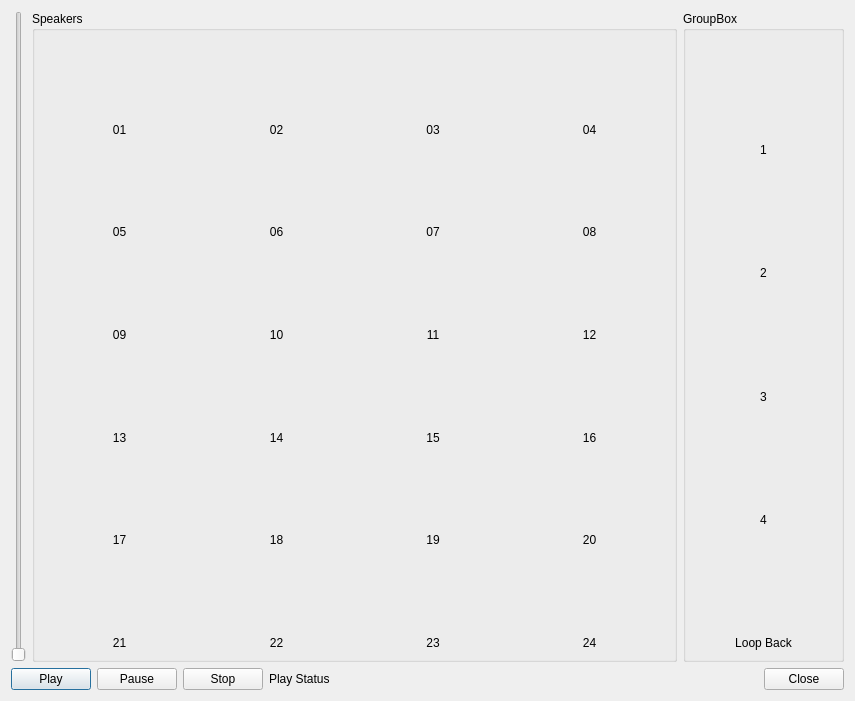
<ui version="4.0" >
 <class>Dialog</class>
 <widget class="QDialog" name="Dialog" >
  <property name="geometry" >
   <rect>
    <x>0</x>
    <y>0</y>
    <width>855</width>
    <height>701</height>
   </rect>
  </property>
  <property name="windowTitle" >
   <string>Dialog</string>
  </property>
  <layout class="QVBoxLayout" name="verticalLayout_32" >
   <item>
    <layout class="QHBoxLayout" name="horizontalLayout_8" >
     <item>
      <widget class="QSlider" name="InControl__AudioAmplifier__Gain" >
       <property name="orientation" >
        <enum>Qt::Vertical</enum>
       </property>
      </widget>
     </item>
     <item>
      <widget class="QGroupBox" name="groupBox" >
       <property name="sizePolicy" >
        <sizepolicy vsizetype="Preferred" hsizetype="Preferred" >
         <horstretch>4</horstretch>
         <verstretch>0</verstretch>
        </sizepolicy>
       </property>
       <property name="title" >
        <string>Speakers</string>
       </property>
       <layout class="QVBoxLayout" name="verticalLayout_25" >
        <item>
         <layout class="QHBoxLayout" name="horizontalLayout" >
          <item>
           <layout class="QVBoxLayout" name="verticalLayout" >
            <item>
             <widget class="Oscilloscope" native="1" name="OutPort__AudioAmplifier__Audio___Output" >
              <property name="sizePolicy" >
               <sizepolicy vsizetype="MinimumExpanding" hsizetype="MinimumExpanding" >
                <horstretch>0</horstretch>
                <verstretch>0</verstretch>
               </sizepolicy>
              </property>
             </widget>
            </item>
            <item>
             <widget class="QLabel" name="label" >
              <property name="text" >
               <string>01</string>
              </property>
              <property name="alignment" >
               <set>Qt::AlignCenter</set>
              </property>
             </widget>
            </item>
           </layout>
          </item>
          <item>
           <layout class="QVBoxLayout" name="verticalLayout_2" >
            <item>
             <widget class="Oscilloscope" native="1" name="OutPort__AudioAmplifier__Audio___Output___1" >
              <property name="sizePolicy" >
               <sizepolicy vsizetype="MinimumExpanding" hsizetype="MinimumExpanding" >
                <horstretch>0</horstretch>
                <verstretch>0</verstretch>
               </sizepolicy>
              </property>
             </widget>
            </item>
            <item>
             <widget class="QLabel" name="label_2" >
              <property name="text" >
               <string>02</string>
              </property>
              <property name="alignment" >
               <set>Qt::AlignCenter</set>
              </property>
             </widget>
            </item>
           </layout>
          </item>
          <item>
           <layout class="QVBoxLayout" name="verticalLayout_3" >
            <item>
             <widget class="Oscilloscope" native="1" name="OutPort__AudioAmplifier__Audio___Output___2" >
              <property name="sizePolicy" >
               <sizepolicy vsizetype="MinimumExpanding" hsizetype="MinimumExpanding" >
                <horstretch>0</horstretch>
                <verstretch>0</verstretch>
               </sizepolicy>
              </property>
             </widget>
            </item>
            <item>
             <widget class="QLabel" name="label_3" >
              <property name="text" >
               <string>03</string>
              </property>
              <property name="alignment" >
               <set>Qt::AlignCenter</set>
              </property>
             </widget>
            </item>
           </layout>
          </item>
          <item>
           <layout class="QVBoxLayout" name="verticalLayout_4" >
            <item>
             <widget class="Oscilloscope" native="1" name="OutPort__AudioAmplifier__Audio___Output___3" >
              <property name="sizePolicy" >
               <sizepolicy vsizetype="MinimumExpanding" hsizetype="MinimumExpanding" >
                <horstretch>0</horstretch>
                <verstretch>0</verstretch>
               </sizepolicy>
              </property>
             </widget>
            </item>
            <item>
             <widget class="QLabel" name="label_4" >
              <property name="text" >
               <string>04</string>
              </property>
              <property name="alignment" >
               <set>Qt::AlignCenter</set>
              </property>
             </widget>
            </item>
           </layout>
          </item>
         </layout>
        </item>
        <item>
         <layout class="QHBoxLayout" name="horizontalLayout_2" >
          <item>
           <layout class="QVBoxLayout" name="verticalLayout_5" >
            <item>
             <widget class="Oscilloscope" native="1" name="OutPort__AudioAmplifier__Audio___Output___4" >
              <property name="sizePolicy" >
               <sizepolicy vsizetype="MinimumExpanding" hsizetype="MinimumExpanding" >
                <horstretch>0</horstretch>
                <verstretch>0</verstretch>
               </sizepolicy>
              </property>
             </widget>
            </item>
            <item>
             <widget class="QLabel" name="label_5" >
              <property name="text" >
               <string>05</string>
              </property>
              <property name="alignment" >
               <set>Qt::AlignCenter</set>
              </property>
             </widget>
            </item>
           </layout>
          </item>
          <item>
           <layout class="QVBoxLayout" name="verticalLayout_6" >
            <item>
             <widget class="Oscilloscope" native="1" name="OutPort__AudioAmplifier__Audio___Output___5" >
              <property name="sizePolicy" >
               <sizepolicy vsizetype="MinimumExpanding" hsizetype="MinimumExpanding" >
                <horstretch>0</horstretch>
                <verstretch>0</verstretch>
               </sizepolicy>
              </property>
             </widget>
            </item>
            <item>
             <widget class="QLabel" name="label_6" >
              <property name="text" >
               <string>06</string>
              </property>
              <property name="alignment" >
               <set>Qt::AlignCenter</set>
              </property>
             </widget>
            </item>
           </layout>
          </item>
          <item>
           <layout class="QVBoxLayout" name="verticalLayout_7" >
            <item>
             <widget class="Oscilloscope" native="1" name="OutPort__AudioAmplifier__Audio___Output___6" >
              <property name="sizePolicy" >
               <sizepolicy vsizetype="MinimumExpanding" hsizetype="MinimumExpanding" >
                <horstretch>0</horstretch>
                <verstretch>0</verstretch>
               </sizepolicy>
              </property>
             </widget>
            </item>
            <item>
             <widget class="QLabel" name="label_7" >
              <property name="text" >
               <string>07</string>
              </property>
              <property name="alignment" >
               <set>Qt::AlignCenter</set>
              </property>
             </widget>
            </item>
           </layout>
          </item>
          <item>
           <layout class="QVBoxLayout" name="verticalLayout_8" >
            <item>
             <widget class="Oscilloscope" native="1" name="OutPort__AudioAmplifier__Audio___Output___7" >
              <property name="sizePolicy" >
               <sizepolicy vsizetype="MinimumExpanding" hsizetype="MinimumExpanding" >
                <horstretch>0</horstretch>
                <verstretch>0</verstretch>
               </sizepolicy>
              </property>
             </widget>
            </item>
            <item>
             <widget class="QLabel" name="label_8" >
              <property name="text" >
               <string>08</string>
              </property>
              <property name="alignment" >
               <set>Qt::AlignCenter</set>
              </property>
             </widget>
            </item>
           </layout>
          </item>
         </layout>
        </item>
        <item>
         <layout class="QHBoxLayout" name="horizontalLayout_3" >
          <item>
           <layout class="QVBoxLayout" name="verticalLayout_9" >
            <item>
             <widget class="Oscilloscope" native="1" name="OutPort__AudioAmplifier__Audio___Output___8" >
              <property name="sizePolicy" >
               <sizepolicy vsizetype="MinimumExpanding" hsizetype="MinimumExpanding" >
                <horstretch>0</horstretch>
                <verstretch>0</verstretch>
               </sizepolicy>
              </property>
             </widget>
            </item>
            <item>
             <widget class="QLabel" name="label_9" >
              <property name="text" >
               <string>09</string>
              </property>
              <property name="alignment" >
               <set>Qt::AlignCenter</set>
              </property>
             </widget>
            </item>
           </layout>
          </item>
          <item>
           <layout class="QVBoxLayout" name="verticalLayout_10" >
            <item>
             <widget class="Oscilloscope" native="1" name="OutPort__AudioAmplifier__Audio___Output___9" >
              <property name="sizePolicy" >
               <sizepolicy vsizetype="MinimumExpanding" hsizetype="MinimumExpanding" >
                <horstretch>0</horstretch>
                <verstretch>0</verstretch>
               </sizepolicy>
              </property>
             </widget>
            </item>
            <item>
             <widget class="QLabel" name="label_10" >
              <property name="text" >
               <string>10</string>
              </property>
              <property name="alignment" >
               <set>Qt::AlignCenter</set>
              </property>
             </widget>
            </item>
           </layout>
          </item>
          <item>
           <layout class="QVBoxLayout" name="verticalLayout_11" >
            <item>
             <widget class="Oscilloscope" native="1" name="OutPort__AudioAmplifier__Audio___Output___10" >
              <property name="sizePolicy" >
               <sizepolicy vsizetype="MinimumExpanding" hsizetype="MinimumExpanding" >
                <horstretch>0</horstretch>
                <verstretch>0</verstretch>
               </sizepolicy>
              </property>
             </widget>
            </item>
            <item>
             <widget class="QLabel" name="label_11" >
              <property name="text" >
               <string>11</string>
              </property>
              <property name="alignment" >
               <set>Qt::AlignCenter</set>
              </property>
             </widget>
            </item>
           </layout>
          </item>
          <item>
           <layout class="QVBoxLayout" name="verticalLayout_12" >
            <item>
             <widget class="Oscilloscope" native="1" name="OutPort__AudioAmplifier__Audio___Output___11" >
              <property name="sizePolicy" >
               <sizepolicy vsizetype="MinimumExpanding" hsizetype="MinimumExpanding" >
                <horstretch>0</horstretch>
                <verstretch>0</verstretch>
               </sizepolicy>
              </property>
             </widget>
            </item>
            <item>
             <widget class="QLabel" name="label_12" >
              <property name="text" >
               <string>12</string>
              </property>
              <property name="alignment" >
               <set>Qt::AlignCenter</set>
              </property>
             </widget>
            </item>
           </layout>
          </item>
         </layout>
        </item>
        <item>
         <layout class="QHBoxLayout" name="horizontalLayout_4" >
          <item>
           <layout class="QVBoxLayout" name="verticalLayout_13" >
            <item>
             <widget class="Oscilloscope" native="1" name="OutPort__AudioAmplifier__Audio___Output___12" >
              <property name="sizePolicy" >
               <sizepolicy vsizetype="MinimumExpanding" hsizetype="MinimumExpanding" >
                <horstretch>0</horstretch>
                <verstretch>0</verstretch>
               </sizepolicy>
              </property>
             </widget>
            </item>
            <item>
             <widget class="QLabel" name="label_13" >
              <property name="text" >
               <string>13</string>
              </property>
              <property name="alignment" >
               <set>Qt::AlignCenter</set>
              </property>
             </widget>
            </item>
           </layout>
          </item>
          <item>
           <layout class="QVBoxLayout" name="verticalLayout_14" >
            <item>
             <widget class="Oscilloscope" native="1" name="OutPort__AudioAmplifier__Audio___Output___13" >
              <property name="sizePolicy" >
               <sizepolicy vsizetype="MinimumExpanding" hsizetype="MinimumExpanding" >
                <horstretch>0</horstretch>
                <verstretch>0</verstretch>
               </sizepolicy>
              </property>
             </widget>
            </item>
            <item>
             <widget class="QLabel" name="label_14" >
              <property name="text" >
               <string>14</string>
              </property>
              <property name="alignment" >
               <set>Qt::AlignCenter</set>
              </property>
             </widget>
            </item>
           </layout>
          </item>
          <item>
           <layout class="QVBoxLayout" name="verticalLayout_15" >
            <item>
             <widget class="Oscilloscope" native="1" name="OutPort__AudioAmplifier__Audio___Output___14" >
              <property name="sizePolicy" >
               <sizepolicy vsizetype="MinimumExpanding" hsizetype="MinimumExpanding" >
                <horstretch>0</horstretch>
                <verstretch>0</verstretch>
               </sizepolicy>
              </property>
             </widget>
            </item>
            <item>
             <widget class="QLabel" name="label_15" >
              <property name="text" >
               <string>15</string>
              </property>
              <property name="alignment" >
               <set>Qt::AlignCenter</set>
              </property>
             </widget>
            </item>
           </layout>
          </item>
          <item>
           <layout class="QVBoxLayout" name="verticalLayout_16" >
            <item>
             <widget class="Oscilloscope" native="1" name="OutPort__AudioAmplifier__Audio___Output___15" >
              <property name="sizePolicy" >
               <sizepolicy vsizetype="MinimumExpanding" hsizetype="MinimumExpanding" >
                <horstretch>0</horstretch>
                <verstretch>0</verstretch>
               </sizepolicy>
              </property>
             </widget>
            </item>
            <item>
             <widget class="QLabel" name="label_16" >
              <property name="text" >
               <string>16</string>
              </property>
              <property name="alignment" >
               <set>Qt::AlignCenter</set>
              </property>
             </widget>
            </item>
           </layout>
          </item>
         </layout>
        </item>
        <item>
         <layout class="QHBoxLayout" name="horizontalLayout_6" >
          <item>
           <layout class="QVBoxLayout" name="verticalLayout_17" >
            <item>
             <widget class="Oscilloscope" native="1" name="OutPort__AudioAmplifier__Audio___Output___16" >
              <property name="sizePolicy" >
               <sizepolicy vsizetype="MinimumExpanding" hsizetype="MinimumExpanding" >
                <horstretch>0</horstretch>
                <verstretch>0</verstretch>
               </sizepolicy>
              </property>
             </widget>
            </item>
            <item>
             <widget class="QLabel" name="label_17" >
              <property name="text" >
               <string>17</string>
              </property>
              <property name="alignment" >
               <set>Qt::AlignCenter</set>
              </property>
             </widget>
            </item>
           </layout>
          </item>
          <item>
           <layout class="QVBoxLayout" name="verticalLayout_18" >
            <item>
             <widget class="Oscilloscope" native="1" name="OutPort__AudioAmplifier__Audio___Output___17" >
              <property name="sizePolicy" >
               <sizepolicy vsizetype="MinimumExpanding" hsizetype="MinimumExpanding" >
                <horstretch>0</horstretch>
                <verstretch>0</verstretch>
               </sizepolicy>
              </property>
             </widget>
            </item>
            <item>
             <widget class="QLabel" name="label_18" >
              <property name="text" >
               <string>18</string>
              </property>
              <property name="alignment" >
               <set>Qt::AlignCenter</set>
              </property>
             </widget>
            </item>
           </layout>
          </item>
          <item>
           <layout class="QVBoxLayout" name="verticalLayout_19" >
            <item>
             <widget class="Oscilloscope" native="1" name="OutPort__AudioAmplifier__Audio___Output___18" >
              <property name="sizePolicy" >
               <sizepolicy vsizetype="MinimumExpanding" hsizetype="MinimumExpanding" >
                <horstretch>0</horstretch>
                <verstretch>0</verstretch>
               </sizepolicy>
              </property>
             </widget>
            </item>
            <item>
             <widget class="QLabel" name="label_19" >
              <property name="text" >
               <string>19</string>
              </property>
              <property name="alignment" >
               <set>Qt::AlignCenter</set>
              </property>
             </widget>
            </item>
           </layout>
          </item>
          <item>
           <layout class="QVBoxLayout" name="verticalLayout_20" >
            <item>
             <widget class="Oscilloscope" native="1" name="OutPort__AudioAmplifier__Audio___Output___19" >
              <property name="sizePolicy" >
               <sizepolicy vsizetype="MinimumExpanding" hsizetype="MinimumExpanding" >
                <horstretch>0</horstretch>
                <verstretch>0</verstretch>
               </sizepolicy>
              </property>
             </widget>
            </item>
            <item>
             <widget class="QLabel" name="label_20" >
              <property name="text" >
               <string>20</string>
              </property>
              <property name="alignment" >
               <set>Qt::AlignCenter</set>
              </property>
             </widget>
            </item>
           </layout>
          </item>
         </layout>
        </item>
        <item>
         <layout class="QHBoxLayout" name="horizontalLayout_7" >
          <item>
           <layout class="QVBoxLayout" name="verticalLayout_21" >
            <item>
             <widget class="Oscilloscope" native="1" name="OutPort__AudioAmplifier__Audio___Output___20" >
              <property name="sizePolicy" >
               <sizepolicy vsizetype="MinimumExpanding" hsizetype="MinimumExpanding" >
                <horstretch>0</horstretch>
                <verstretch>0</verstretch>
               </sizepolicy>
              </property>
             </widget>
            </item>
            <item>
             <widget class="QLabel" name="label_21" >
              <property name="text" >
               <string>21</string>
              </property>
              <property name="alignment" >
               <set>Qt::AlignCenter</set>
              </property>
             </widget>
            </item>
           </layout>
          </item>
          <item>
           <layout class="QVBoxLayout" name="verticalLayout_22" >
            <item>
             <widget class="Oscilloscope" native="1" name="OutPort__AudioAmplifier__Audio___Output___21" >
              <property name="sizePolicy" >
               <sizepolicy vsizetype="MinimumExpanding" hsizetype="MinimumExpanding" >
                <horstretch>0</horstretch>
                <verstretch>0</verstretch>
               </sizepolicy>
              </property>
             </widget>
            </item>
            <item>
             <widget class="QLabel" name="label_22" >
              <property name="text" >
               <string>22</string>
              </property>
              <property name="alignment" >
               <set>Qt::AlignCenter</set>
              </property>
             </widget>
            </item>
           </layout>
          </item>
          <item>
           <layout class="QVBoxLayout" name="verticalLayout_23" >
            <item>
             <widget class="Oscilloscope" native="1" name="OutPort__AudioAmplifier__Audio___Output___22" >
              <property name="sizePolicy" >
               <sizepolicy vsizetype="MinimumExpanding" hsizetype="MinimumExpanding" >
                <horstretch>0</horstretch>
                <verstretch>0</verstretch>
               </sizepolicy>
              </property>
             </widget>
            </item>
            <item>
             <widget class="QLabel" name="label_23" >
              <property name="text" >
               <string>23</string>
              </property>
              <property name="alignment" >
               <set>Qt::AlignCenter</set>
              </property>
             </widget>
            </item>
           </layout>
          </item>
          <item>
           <layout class="QVBoxLayout" name="verticalLayout_24" >
            <item>
             <widget class="Oscilloscope" native="1" name="OutPort__AudioAmplifier__Audio___Output___23" >
              <property name="sizePolicy" >
               <sizepolicy vsizetype="MinimumExpanding" hsizetype="MinimumExpanding" >
                <horstretch>0</horstretch>
                <verstretch>0</verstretch>
               </sizepolicy>
              </property>
             </widget>
            </item>
            <item>
             <widget class="QLabel" name="label_24" >
              <property name="text" >
               <string>24</string>
              </property>
              <property name="alignment" >
               <set>Qt::AlignCenter</set>
              </property>
             </widget>
            </item>
           </layout>
          </item>
         </layout>
        </item>
       </layout>
      </widget>
     </item>
     <item>
      <widget class="QGroupBox" name="groupBox_2" >
       <property name="sizePolicy" >
        <sizepolicy vsizetype="Preferred" hsizetype="Preferred" >
         <horstretch>1</horstretch>
         <verstretch>0</verstretch>
        </sizepolicy>
       </property>
       <property name="title" >
        <string>GroupBox</string>
       </property>
       <layout class="QVBoxLayout" name="verticalLayout_31" >
        <item>
         <layout class="QVBoxLayout" name="verticalLayout_26" >
          <item>
           <widget class="Oscilloscope" native="1" name="OutPort__1__AudioOut" >
            <property name="sizePolicy" >
             <sizepolicy vsizetype="MinimumExpanding" hsizetype="MinimumExpanding" >
              <horstretch>0</horstretch>
              <verstretch>0</verstretch>
             </sizepolicy>
            </property>
           </widget>
          </item>
          <item>
           <widget class="QLabel" name="label_25" >
            <property name="text" >
             <string>1</string>
            </property>
            <property name="alignment" >
             <set>Qt::AlignCenter</set>
            </property>
           </widget>
          </item>
         </layout>
        </item>
        <item>
         <layout class="QVBoxLayout" name="verticalLayout_27" >
          <item>
           <widget class="Oscilloscope" native="1" name="OutPort__2__AudioOut" >
            <property name="sizePolicy" >
             <sizepolicy vsizetype="MinimumExpanding" hsizetype="MinimumExpanding" >
              <horstretch>0</horstretch>
              <verstretch>0</verstretch>
             </sizepolicy>
            </property>
           </widget>
          </item>
          <item>
           <widget class="QLabel" name="label_26" >
            <property name="text" >
             <string>2</string>
            </property>
            <property name="alignment" >
             <set>Qt::AlignCenter</set>
            </property>
           </widget>
          </item>
         </layout>
        </item>
        <item>
         <layout class="QVBoxLayout" name="verticalLayout_29" >
          <item>
           <widget class="Oscilloscope" native="1" name="OutPort__3__AudioOut" >
            <property name="sizePolicy" >
             <sizepolicy vsizetype="MinimumExpanding" hsizetype="MinimumExpanding" >
              <horstretch>0</horstretch>
              <verstretch>0</verstretch>
             </sizepolicy>
            </property>
           </widget>
          </item>
          <item>
           <widget class="QLabel" name="label_28" >
            <property name="text" >
             <string>3</string>
            </property>
            <property name="alignment" >
             <set>Qt::AlignCenter</set>
            </property>
           </widget>
          </item>
         </layout>
        </item>
        <item>
         <layout class="QVBoxLayout" name="verticalLayout_28" >
          <item>
           <widget class="Oscilloscope" native="1" name="OutPort__4__AudioOut" >
            <property name="sizePolicy" >
             <sizepolicy vsizetype="MinimumExpanding" hsizetype="MinimumExpanding" >
              <horstretch>0</horstretch>
              <verstretch>0</verstretch>
             </sizepolicy>
            </property>
           </widget>
          </item>
          <item>
           <widget class="QLabel" name="label_27" >
            <property name="text" >
             <string>4</string>
            </property>
            <property name="alignment" >
             <set>Qt::AlignCenter</set>
            </property>
           </widget>
          </item>
         </layout>
        </item>
        <item>
         <layout class="QVBoxLayout" name="verticalLayout_30" >
          <item>
           <widget class="Oscilloscope" native="1" name="OutPort__LoopBack__AudioOut" >
            <property name="sizePolicy" >
             <sizepolicy vsizetype="MinimumExpanding" hsizetype="MinimumExpanding" >
              <horstretch>0</horstretch>
              <verstretch>0</verstretch>
             </sizepolicy>
            </property>
           </widget>
          </item>
          <item>
           <widget class="QLabel" name="label_29" >
            <property name="text" >
             <string>Loop Back</string>
            </property>
            <property name="alignment" >
             <set>Qt::AlignCenter</set>
            </property>
           </widget>
          </item>
         </layout>
        </item>
       </layout>
      </widget>
     </item>
    </layout>
   </item>
   <item>
    <layout class="QHBoxLayout" name="buttonsLayout" >
     <item>
      <widget class="QPushButton" name="PlayButton" >
       <property name="text" >
        <string>Play</string>
       </property>
      </widget>
     </item>
     <item>
      <widget class="QPushButton" name="PauseButton" >
       <property name="text" >
        <string>Pause</string>
       </property>
      </widget>
     </item>
     <item>
      <widget class="QPushButton" name="StopButton" >
       <property name="text" >
        <string>Stop</string>
       </property>
      </widget>
     </item>
     <item>
      <widget class="QLabel" name="PlaybackIndicator" >
       <property name="text" >
        <string>Play Status</string>
       </property>
      </widget>
     </item>
     <item>
      <spacer name="horizontalSpacer" >
       <property name="orientation" >
        <enum>Qt::Horizontal</enum>
       </property>
       <property name="sizeHint" stdset="0" >
        <size>
         <width>40</width>
         <height>20</height>
        </size>
       </property>
      </spacer>
     </item>
     <item>
      <widget class="QPushButton" name="CloseButton" >
       <property name="text" >
        <string>Close</string>
       </property>
      </widget>
     </item>
    </layout>
   </item>
  </layout>
 </widget>
 <customwidgets>
  <customwidget>
   <class>Oscilloscope</class>
   <extends>QWidget</extends>
   <header>Oscilloscope.hxx</header>
  </customwidget>
 </customwidgets>
 <resources/>
 <connections>
  <connection>
   <sender>CloseButton</sender>
   <signal>clicked()</signal>
   <receiver>Dialog</receiver>
   <slot>accept()</slot>
   <hints>
    <hint type="sourcelabel" >
     <x>804</x>
     <y>668</y>
    </hint>
    <hint type="destinationlabel" >
     <x>855</x>
     <y>631</y>
    </hint>
   </hints>
  </connection>
 </connections>
</ui>
